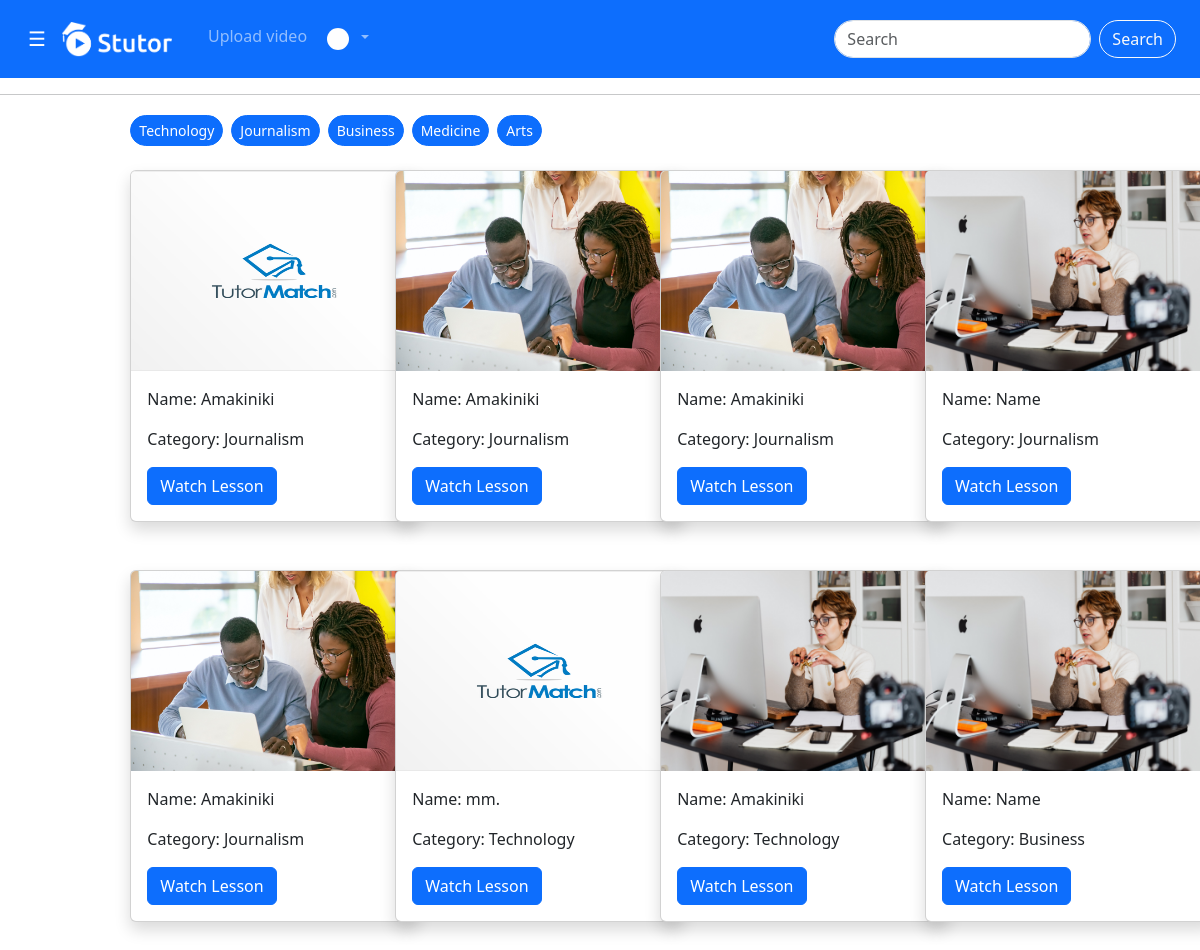
The page / on the database its author committed.
### Tutor/models.py (models this page shows, shortened)
class Video(models.Model):
    video = models.FileField(upload_to='media/')
    video_name = models.CharField(max_length=250, blank=True, null=True)
    category = models.ForeignKey(Category, on_delete=models.CASCADE)
    image = models.ImageField(upload_to='media/')

class Category(models.Model):
    category_name = models.CharField(max_length=250)
    def __str__(self):
        return self.category_name

### Tutor/views.py (the view)
# urls.py: 2. Add a URL to urlpatterns:  path('', views.home, name='home')
def home(request):
    images = Video.objects.all()
    context = {
        'images': images
    }
    return render(request, 'home.html', context)

### templates/home.html
{% extends 'navbar.html' %}
{% load thumbnail %}
{% load bootstrap_icons %}
{% block content %}
<hr>
<div class="container p-1">
    <div class="row">
        <div class="col mb-2 col-1">
            <ul class="nav flex-column">
                <li><a href="#" class="nav-link">{% bs_icon 'cpu' %}</a></li>
                <li><a href="#" class="nav-link">{% bs_icon 'cpu' %}</a></li>
                <li><a href="#" class="nav-link">{% bs_icon 'cpu' %}</a></li>
            </ul>
        </div>
        <div class="col">
            <div class="row">
                    <div class="col d-flex justify-content-sm-start gap-2">
                        <button type="button" class="btn btn-primary rounded-pill btn-sm">Technology</button>
                        <button type="button" class="btn btn-primary rounded-pill btn-sm">Journalism</button>
                        <button type="button" class="btn btn-primary rounded-pill btn-sm">Business</button>
                        <button type="button" class="btn btn-primary rounded-pill btn-sm">Medicine</button>
                        <button type="button" class="btn btn-primary rounded-pill btn-sm">Arts</button>
                    </div>
            </div>
            <div class="row">
        {% for image in images %}
            <div class="col-sm-4 col-md-3">
                <div class="card my-4 shadow" style="width:18rem;">
                    {% thumbnail image.image "200x200" crop="center" as im %}
                        <img src="{{ image.image.url }}" height="200px" class="card-img-top" alt="...">
                    {% endthumbnail %}
                    <div class="card-body">
                    <p class="card-text">Name: {{ image.video_name }}</p>
                    <p class="card-text">Category: {{ image.category }}</p>
                    <a href="{% url 'view' image.id %}" style="display: inline-block;" class="btn btn-primary"> Watch Lesson</a>
                    </div>
                </div>
            </div>
        {% endfor %}
    </div>
        </div>
    </div>
</div>
{% endblock %}

### templates/navbar.html (shortened to what this page needs)
<!doctype html>
{% load bootstrap_icons %}
{% load static %}
<html lang="en">
<head>
    {% load bootstrap5 %}
    {% bootstrap_css %}
</head>
<body>
<nav class="navbar navbar-expand-lg navbar-dark bg-primary"  style="color:#fff;">
  <div class="container-fluid">
    <div id="main">
      <span style="font-size:20px;cursor:pointer" onclick="openNav()">&#9776; </span>
    </div>
    <a class="navbar-brand" href="{% url 'home' %}">
        <img src="media/pics/tutor_white.png" alt="" width="110" height="35">
    </a>
    <div class="collapse navbar-collapse container-fluid" id="navbarScroll">
      <ul class="navbar-nav me-auto my-2 my-lg-0 navbar-nav-scroll" style="--bs-scroll-height: 100px;">
        <li class="nav-item">
          <a class="nav-link" href="{% url 'upload' %}" >Upload video</a>
        </li>
        <li class="nav-item dropdown">
          <a class="nav-link dropdown-toggle" href="#" id="navbarScrollingDropdown" role="button" data-bs-toggle="dropdown" aria-expanded="false">
            <img src="{% static 'Tutor/static/Tutor/White.png' %}" width="30px" height="30px" class="rounded-circle p-1"/>
          </a>
        </li>
      </ul>
      <form class="d-flex">
        <input class="form-control me-2 rounded-pill" type="search" placeholder="Search" aria-label="Search">
        <button class="btn btn-outline-light rounded-pill" type="submit">Search</button>
      </form>
    </div>
  </div>
</nav>
{% block content %} {% endblock %}
</body>
</html>

### templates/navbar.html (style rules this page uses)
body { font-family: Helvetica; transition: background-color .5s; }
#main { transition: margin-left .5s; padding: 16px; }

### rows shown on the page
Video: image (picture), video_name "Amakiniki", category "Journalism"
Video: image (picture), video_name "Amakiniki", category "Journalism"
Video: image (picture), video_name "Amakiniki", category "Journalism"
Video: image (picture), video_name "Name", category "Journalism"
Video: image (picture), video_name "Amakiniki", category "Journalism"
Video: image (picture), video_name "mm.", category "Technology"
Video: image (picture), video_name "Amakiniki", category "Technology"
Video: image (picture), video_name "Name", category "Business"
